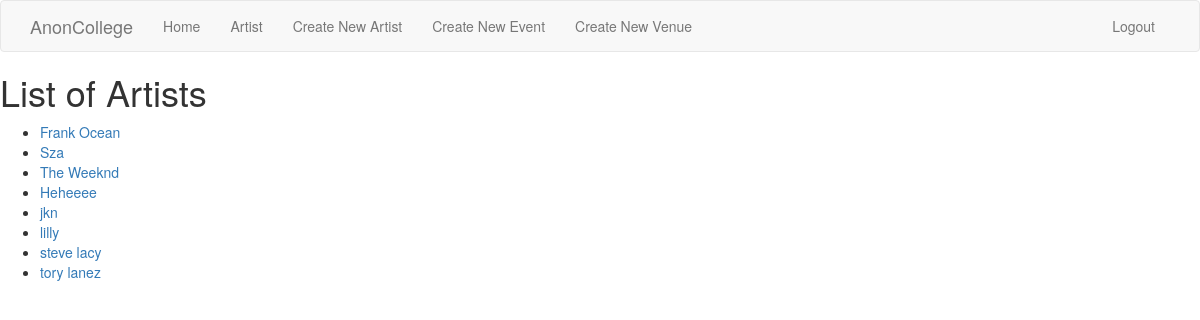
The app's page /artists (signed in) with its own data.
### app/models.py (models this page shows, shortened)
class Artist(db.Model):
    id = db.Column(db.Integer, primary_key=True, autoincrement=True)
    name = db.Column(db.String)
    hometown = db.Column(db.String)
    description = db.Column(db.String)
    artistToEvents = db.relationship("ArtistToEvent", backref="artist", lazy="dynamic")

### app/routes.py (the view)
@app.route('/artists')
def listOfArtists():
    my_artists = Artist.query.all()
    if my_artists is None:
        return render_template('404.html')
    return render_template('artists.html', title='listOfArtists', artists=my_artists)

### app/models.py (called while the page is built)
@login.user_loader
def load_user(id):
    return User.query.get(int(id))

### app/templates/artists.html
{% extends "base.html" %}
{% block app_content %}
    <h1>List of Artists</h1>
    <ul>
        {% for artist in artists %}
            <li>
             <a href="{{ url_for('artist', name=artist.name) }}">{{ artist.name }}</a>
            </li>
        {% endfor %}
    </ul>
{% endblock %}

### records on screen
Artist: name "Frank Ocean"
Artist: name "Sza"
Artist: name "The Weeknd"
Artist: name "Heheeee"
Artist: name "jkn"
Artist: name "lilly"
Artist: name "steve lacy"
Artist: name "tory lanez"
